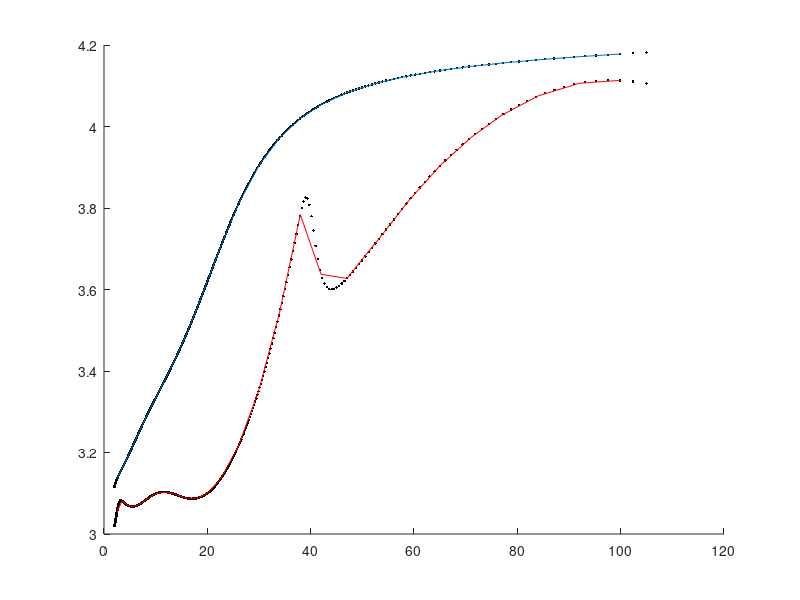

Reproduce this figure in MATLAB. (Note: this script raises an error after producing the figure.)
% To generate a synthetic cross correlation based on the noise source 
% distribution, and using Sadeghisorkhani et al (2016) approach. Here, it
% sums the narrow band cross-correlations to have a broad band cross-correlation.
% Briefly, summation of box-car cross-correlations.
%
% Hamzeh Sadeghisorkhani
% 25 aug 2016

clc;close all;clear

%----------------------
T1= [2;3;4;5;6;7;8;9;11;13;15;17;19;21;24;28;32;36;40;44;50;56;62;68;74;80;88;96;104];
T2= [3;4;5;6;7;8;9;11;13;15;17;19;21;24;28;32;36;40;44;50;56;62;68;74;80;88;96;104;112];
T= (T1+T2)./2;

dx= 400;
m0= ones(360,1);
tmin= -2000;
tmax= 2000;
dt= .5;

% load('CUS.mat')
% vp= downsample(syn_H(:,2),1);
% per= downsample(syn_H(:,1),1);
% 
% vg= cal_vg(vp, per,'n','rg',.2);
load('CUS_vp_vg.mat')
%----------------------

vp= interp1(per,vpp,T,'spline');
vg= interp1(per,vgg,T,'spline');

up= 1./vp;
ug= 1./vg;
t= tmin:dt:tmax;
f1= 1./T2;
f2= 1./T1;


figure;hold on
plot(per, vpp,'k.')
plot(per, vgg,'k.')
plot( T, vp)
plot( T, vg,'r')



for i=1:length(T)
    q(:,i)= syn_cc_4(f1(i), f2(i), ug(i), up(i), t, dx, m0);
end

Q= sum(q,2);

figure
plot(t,Q)


%---------------------------------------- save to sac file
load('header.mat')

h(1)= dt;
h(6)= tmin;
h(7)= tmax;
h(51)= dx;

wtSac('corr2.sac',h,Q)

